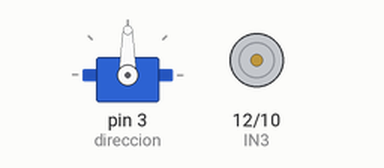
Bench run of a sketch on a simulated Arduino Uno, built with avr-gcc and run on an emulated ATmega328P. Parts: servo, motor-driver pin pairs drawn as motors (green arrow = first pin HIGH = forward, orange = second pin HIGH = backward, longer = more drive, scaled by the enable pin).

Above: at 0.1 s.
At 20.3 s:
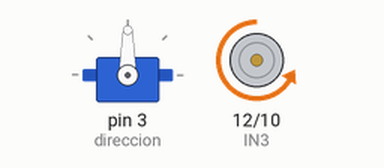
At 23.1 s:
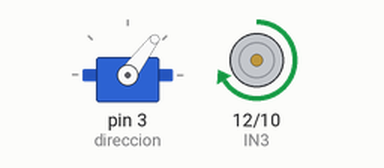
At 25.0 s:
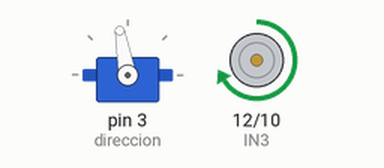
Timing chart, 0 to 27.5 s (numbered marks = the images above):
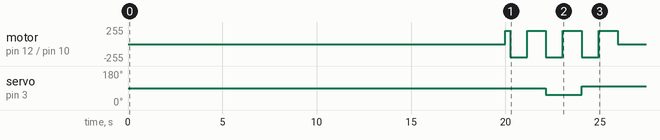

Measured:
- by itself, servo on pin 3 (direccion): 90° → 53° at 22.2 s, → 100° 1.9 s later
- by itself, motor on pin 12 (IN3) / pin 10 (IN4): repeats every 1.9 s: backward 200/255 0.90 s, forward 200/255 1.0 s, until it stays stopped from 26.0 s

The sketch:

pruebaCoche.ino
```cpp
/*
 *  Coche con movimientos preprogramados
 *
 *
*/
#include <Servo.h>


//constantes del SERVO
#define DERECHA 53
#define CENTRO 75
#define IZQUIERDA 100

#define TIEMPO 900
#define POTENCIA 200

//contsantes del MOTOR
int IN3 = 12;    // Input3 conectada al pin 12
int IN4 = 10;    // Input4 conectada al pin 10
int ENB = 11;    // ENB conectada al pin 11 de Arduino para PWM

Servo direccion;  // crea el objeto direccion de la clase Servo
int pos = CENTRO;    // variable para almacenar la posicion del servo

void setup() {
  direccion.attach(3);  // El servo está conectado al pin 3
  pinMode (ENB, OUTPUT);
  pinMode (IN3, OUTPUT);
  pinMode (IN4, OUTPUT);
  delay(20000);
}

void loop() {

  atras(POTENCIA);
  delay(250);
  adelante(POTENCIA);
  delay(TIEMPO);
   atras(POTENCIA);
  delay(TIEMPO+100);

  gira(DERECHA);

  adelante(POTENCIA);
  delay(TIEMPO);
   atras(POTENCIA);
  delay(TIEMPO+100);

  gira(IZQUIERDA);

  adelante(POTENCIA);
  delay(TIEMPO);
   atras(POTENCIA);
   delay(TIEMPO+100);


   freno();
  delay(TIEMPO*200);

}


void atras(int velocidad)
{
  digitalWrite (IN3, HIGH);
  digitalWrite (IN4, LOW);
  analogWrite(ENB,velocidad);
}
void adelante(int velocidad)
{
  digitalWrite (IN3, LOW);
  digitalWrite (IN4, HIGH);
  analogWrite(ENB,velocidad);
}
void freno()
{
  digitalWrite (IN3, LOW);
  digitalWrite (IN4, LOW);
}

void gira(int pos)
{
   direccion.write(pos);
}
```
